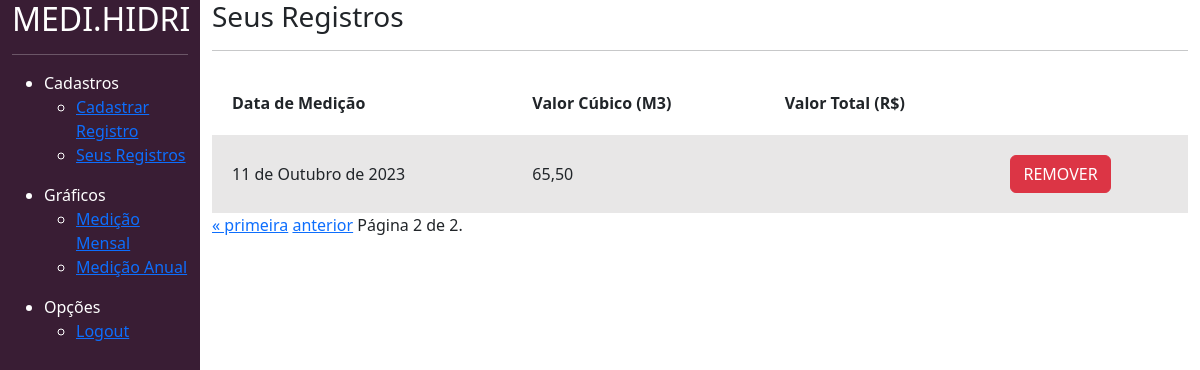
The app's page /divulgar/seus_registros/?page=2 (signed in), older data.
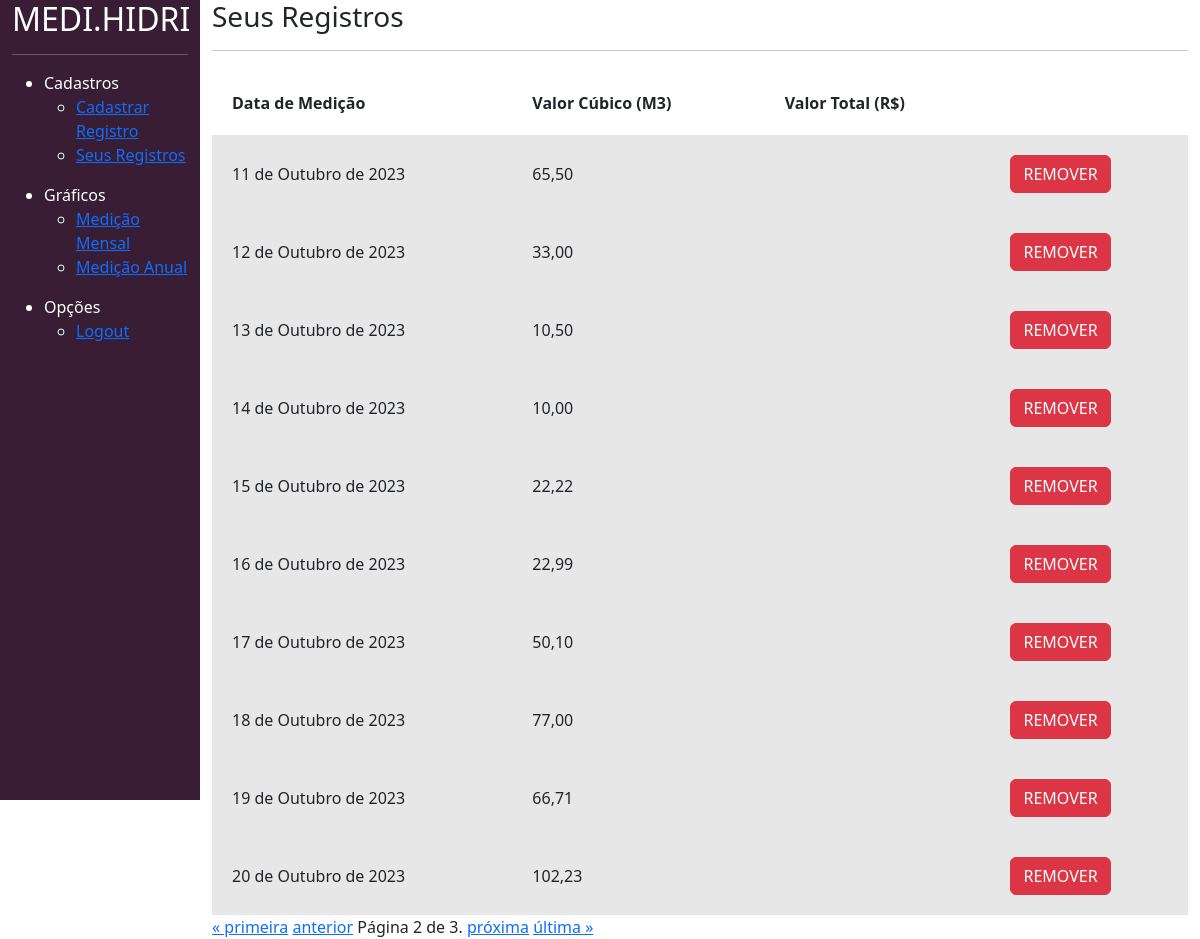
The same page, newer data.
### divulgar/models.py (models this page shows)
class Medicao(models.Model):
    usuario = models.ForeignKey(User, on_delete=models.DO_NOTHING)
    dt      = models.DateField(default=datetime.now)
    m3      = models.FloatField()
    total   = models.FloatField()

### divulgar/views.py (the view)
# urls.py: path('seus_registros/', views.seus_registros, name="seus_registros"),
@login_required
def seus_registros(request):
    if request.method == "GET":
        medicao = Medicao.objects.filter(usuario=request.user).order_by('dt')
        paginator = Paginator(medicao, 10)  # 10 itens por página
        page_number = request.GET.get('page')
        page = paginator.get_page(page_number)
        brazilian_locale = babel.Locale('pt_BR')
        for m in page:
            m.m3_formatado = "{:.2f}".format(decimal.Decimal(m.m3)).replace('.', ',')
            m.total_formatado = numbers.format_currency(m.total, 'BRL', locale=brazilian_locale)
        return render(request, 'seus_registros.html', {'medicao': page})

### divulgar/templates/seus_registros.html (shortened to what this page needs)
{% load static %}
<!doctype html>
<html lang="pt-BR">
<head>
    <link href="https://cdn.jsdelivr.net/npm/bootstrap@5.3.0-alpha1/dist/css/bootstrap.min.css" rel="stylesheet">
    <link href="{% static 'usuarios/css/cadastro.css' %}" rel="stylesheet">
    <link href="{% static 'divulgar/css/seus_registros.css' %}" rel="stylesheet">
</head>
<body>
<div class="container-fluid">
    <div class="row">
        <div class="col-md-2 bg-side sidebar">
            <h2>MEDI.HIDRI</h2>
            <hr>
            <ul>
                <li>Cadastros</li>
                <ul>
                    <li><a href="{% url 'novo_registro' %}" rel="stylesheet"> Cadastrar Registro </a></li>
                </ul>
                <ul>
                    <li><a href="{% url 'seus_registros' %}" rel="stylesheet"> Seus Registros </a></li>
                </ul>
            </ul>
            <ul>
                <li>Gráficos</li>
                <ul>
                    <li><a href="{% url 'dashboard' %}" rel="stylesheet"> Medição Mensal </a></li>
                </ul>
                <ul>
                    <li><a href="{% url 'dashboard_totalizado' %}" rel="stylesheet"> Medição Anual </a></li>
                </ul>
            </ul>
            <ul>
                <li>Opções</li>
                <ul>
                    <li><a href="{% url 'sair' %}" rel="stylesheet"> Logout </a></li>
                </ul>
            </ul>
        </div>
        <div class="col-md">
            <div class="wrapper">
                <div class="box width80">
                    <h3 class="font-vinho">Seus Registros</h3>
                    <hr>
                    <table class="tabela" cellpadding="20">
                        <tr>
                            <th>Data de Medição</th>
                            <th>Valor Cúbico (M3)</th>
                            <th>Valor Total (R$)</th>
                        </tr>
                        {% for medicao in medicao %}
                            <tr class="tabela-linha">
                                <td>{{ medicao.dt }}</td>
                                <td>{{ medicao.m3_formatado }}</td>
                                <td>{{ medicao.total_formatado }}</td>
                                <td>
                                    <a href="{% url 'remover_registro' medicao.id %}" class="btn btn-danger">REMOVER</a>
                                </td>
                            </tr>
                        {% endfor %}
                    </table>
                </div>
            </div>
            <div class="pagination">
            <span class="step-links">
                {% if medicao.has_previous %}
                    <a href="?page=1">&laquo; primeira</a>
                    <a href="?page={{ medicao.previous_page_number }}">anterior</a>
                {% endif %}
                <span class="current">
                    Página {{ medicao.number }} de {{ medicao.paginator.num_pages }}.
                </span>
                {% if medicao.has_next %}
                    <a href="?page={{ medicao.next_page_number }}">próxima</a>
                    <a href="?page={{ medicao.paginator.num_pages }}">última &raquo;</a>
                {% endif %}
            </span>
        </div>
        </div>
    </div>
</div>
</body>
</html>

Row changes from the older to the newer data that the page shows:
added Medicao: dt "12 de Outubro de 2023", m3_formatado "33,00"
added Medicao: dt "13 de Outubro de 2023", m3_formatado "10,50"
added Medicao: dt "14 de Outubro de 2023", m3_formatado "10,00"
added Medicao: dt "15 de Outubro de 2023", m3_formatado "22,22"
added Medicao: dt "16 de Outubro de 2023", m3_formatado "22,99"
added Medicao: dt "17 de Outubro de 2023", m3_formatado "50,10"
added Medicao: dt "18 de Outubro de 2023", m3_formatado "77,00"
added Medicao: dt "19 de Outubro de 2023", m3_formatado "66,71"
added Medicao: dt "20 de Outubro de 2023", m3_formatado "102,23"
Text that changed along with them:
{{ medicao.paginator.num_pages }}: "2" → "3"
text now shown: "próxima última »"
